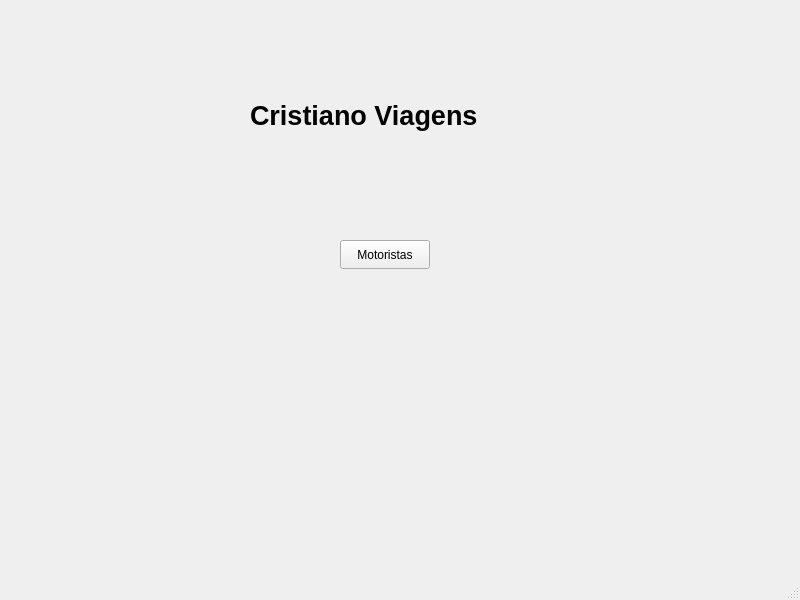
<?xml version="1.0" encoding="UTF-8"?>
<ui version="4.0">
 <class>MainWindow</class>
 <widget class="QMainWindow" name="MainWindow">
  <property name="geometry">
   <rect>
    <x>0</x>
    <y>0</y>
    <width>800</width>
    <height>600</height>
   </rect>
  </property>
  <property name="windowTitle">
   <string>MainWindow</string>
  </property>
  <widget class="QWidget" name="centralwidget">
   <widget class="QLabel" name="label">
    <property name="geometry">
     <rect>
      <x>250</x>
      <y>90</y>
      <width>281</width>
      <height>51</height>
     </rect>
    </property>
    <property name="font">
     <font>
      <pointsize>20</pointsize>
      <bold>true</bold>
     </font>
    </property>
    <property name="text">
     <string>Cristiano Viagens</string>
    </property>
   </widget>
   <widget class="QPushButton" name="btnMotoristas">
    <property name="geometry">
     <rect>
      <x>340</x>
      <y>240</y>
      <width>90</width>
      <height>29</height>
     </rect>
    </property>
    <property name="text">
     <string>Motoristas</string>
    </property>
   </widget>
  </widget>
  <widget class="QMenuBar" name="menubar">
   <property name="geometry">
    <rect>
     <x>0</x>
     <y>0</y>
     <width>800</width>
     <height>25</height>
    </rect>
   </property>
  </widget>
  <widget class="QStatusBar" name="statusbar"/>
 </widget>
 <resources/>
 <connections/>
</ui>
